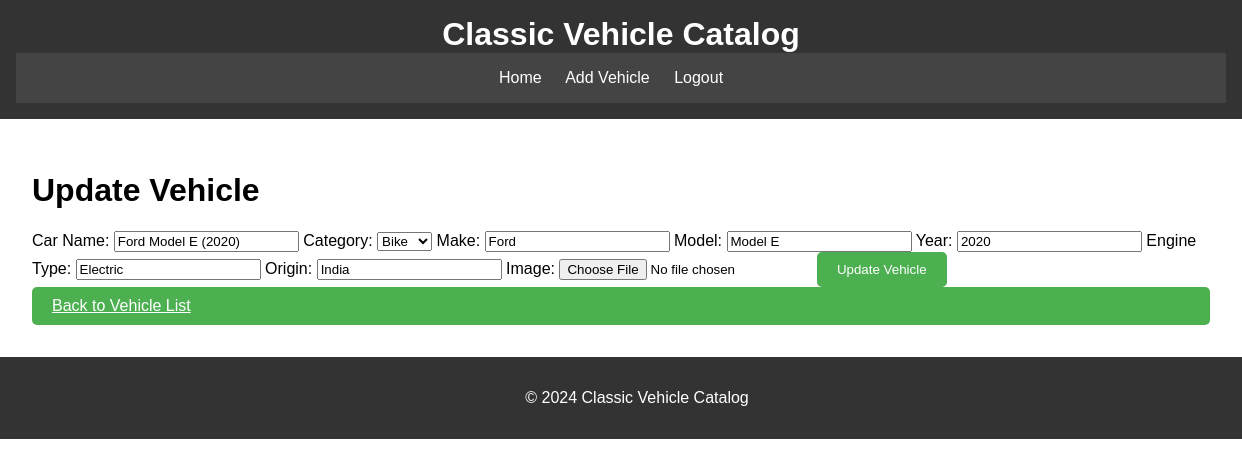
/update/3 (signed in), run on the app's committed database.
### tables this page shows
CREATE TABLE vehicles (
    id INTEGER PRIMARY KEY AUTOINCREMENT,
    car_name TEXT NOT NULL,
    category TEXT NOT NULL,
    make TEXT NOT NULL,
    model TEXT NOT NULL,
    year INTEGER NOT NULL,
    engine_type TEXT NOT NULL,
    origin TEXT NOT NULL,
    image_file_path TEXT
);

### app.py (the view, shortened to what this page needs)
@app.route('/update/<int:vehicle_id>', methods=['GET', 'POST'])
@login_required
def update_vehicle(vehicle_id):
    cursor = get_db().cursor()
    cursor.execute("SELECT * FROM vehicles WHERE id = ?", (vehicle_id,))
    vehicle = cursor.fetchone()
    if vehicle is None:
        flash('Vehicle not found!', 'danger')
        return redirect(url_for('index'))
    return render_template('update_vehicle.html', vehicle=vehicle)

### app.py (called while the page is built)
def get_db():
    if 'sqlite_db' not in g:
        g.sqlite_db = sqlite3.connect('vehicles.db')
        g.sqlite_db.row_factory = sqlite3.Row
    return g.sqlite_db

@login_manager.user_loader
def load_user(user_id):
    cursor = get_db().cursor()
    cursor.execute("SELECT * FROM users WHERE id = ?", (user_id,))
    user = cursor.fetchone()
    if user:
        return User(user[0], user[1], user[2])
    return None

### templates/update_vehicle.html (shortened to what this page needs)
{% extends "base.html" %}
{% block content %}
<h1>Update Vehicle</h1>
<form method="post" action="/update/{{ vehicle[0] }}" enctype="multipart/form-data">
    <label for="car_name">Car Name:</label>
    <input type="text" name="car_name" id="car_name" value="{{ vehicle[1] }}" required>
    <label for="category">Category:</label>
    <select name="category" id="category">
        <option value="Bike" {% if vehicle[2] == 'Bike' %}selected{% endif %}>Bike</option>
    </select>
    <label for="make">Make:</label>
    <input type="text" name="make" id="make" value="{{ vehicle[3] }}" required>
    <label for="model">Model:</label>
    <input type="text" name="model" id="model" value="{{ vehicle[4] }}" required>
    <label for="year">Year:</label>
    <input type="number" name="year" id="year" value="{{ vehicle[5] }}" required>
    <label for="engine_type">Engine Type:</label>
    <input type="text" name="engine_type" id="engine_type" value="{{ vehicle[6] }}" required>
    <label for="origin">Origin:</label>
    <input type="text" name="origin" id="origin" value="{{ vehicle[7] }}" required>
    <label for="image">Image:</label>
    <input type="file" name="image" id="image" accept="image/*">
    <button type="submit" class="button">Update Vehicle</button>
</form>
<a href="/" class="button">Back to Vehicle List</a>
{% endblock %}

### static/styles.css (style rules this page uses)
body { font-family: Arial, sans-serif; margin: 0; padding: 0; }
.button { background-color: #4CAF50; color: #fff; padding: 10px 20px; border: none; border-radius: 5px; cursor: pointer; }

### data on the page
vehicles: car_name "Ford Model E (2020)", category "Bike", make "Ford", model "Model E", year "2020", engine_type "Electric", origin "India"
